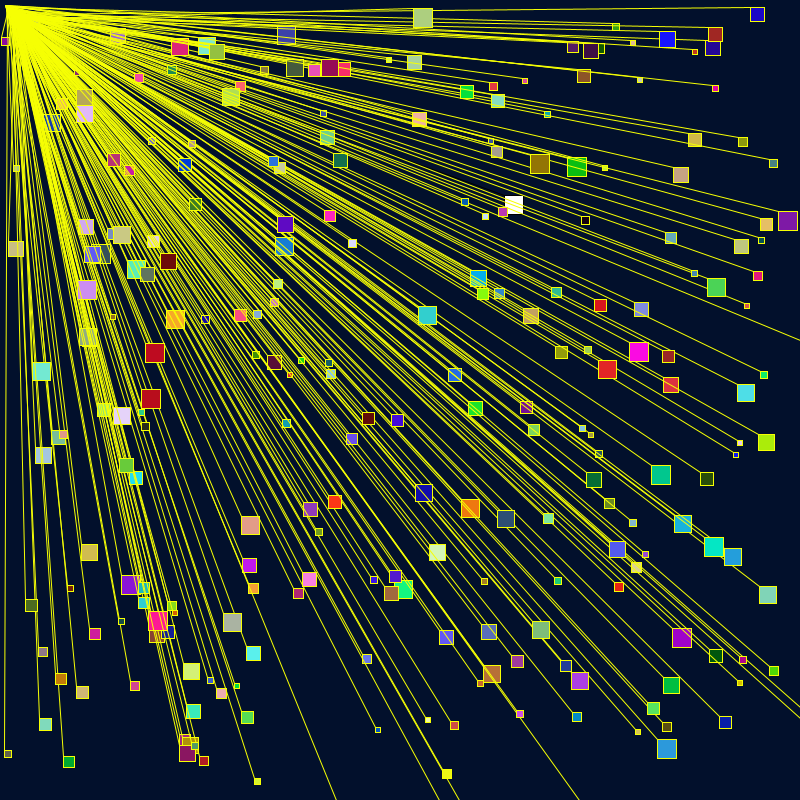
Frame 1 (no input)
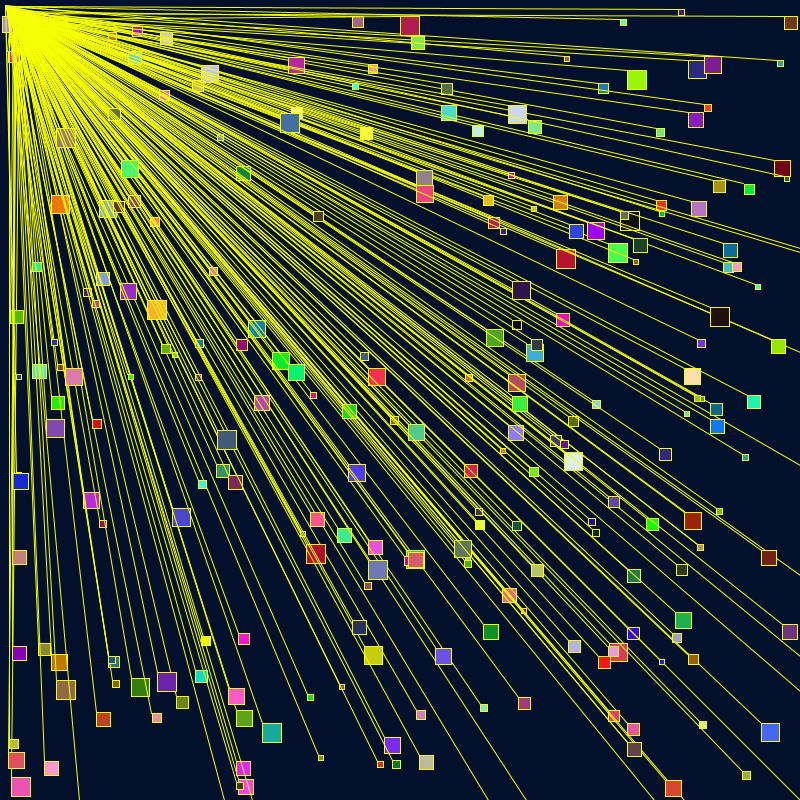
Frame 60 (the mouse pressed at the canvas centre just before this capture)
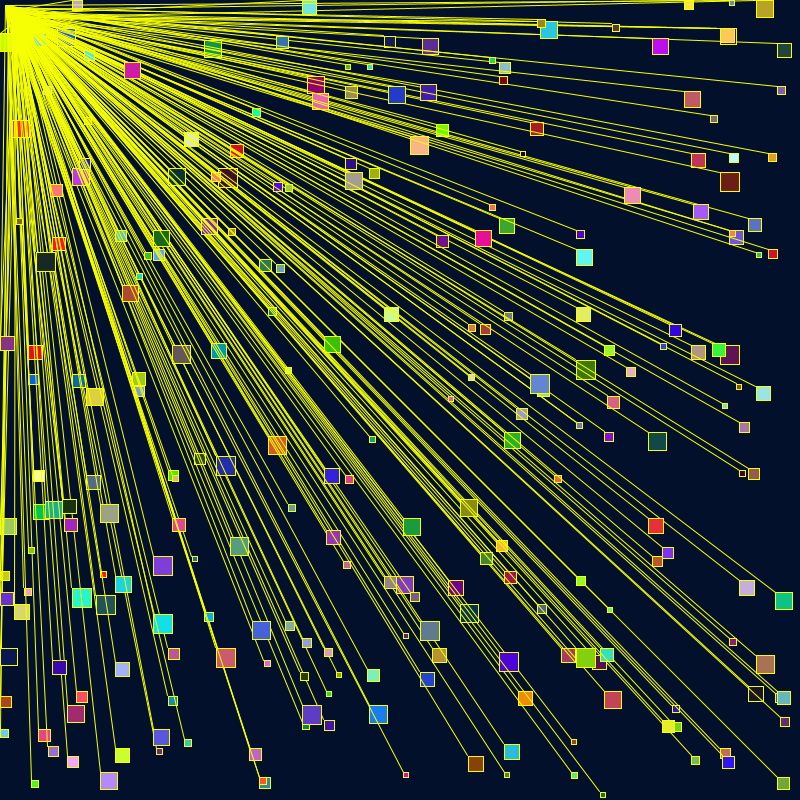
Frame 120 (the mouse held since frame 60 and released just before this capture)

The Processing sketch that drew these frames (run headless with seeded random() and noise(); from frame 60 on, the mouse is pressed at the canvas centre):

// Processing sketch: processing_42299
// ── processing_42299.pde

Squares[] a;

void setup()
{
  size(800, 800);
  smooth();
  //noStroke();
  fill(255);


  a = new Squares[250];
  for (int i=0; i<a.length; i++)
  {
    a[i] = new Squares();
    a[i].x = random(width);
    a[i].y = random(height);
    a[i].r = (int)random(5, 20);
    a[i].v = (int)random(5, 20);
  }
}

void draw()
{
  background(#02102C);
  for (int i=0; i<a.length; i++)
  {
    a[i].move();
    a[i].show();
  }
}

class Squares
{
  float x, y;
  int r, v;
  void show()
  {
    rect(x, y, r, r);
    line(x, y, r, r);
    fill (random(255),random(255),random(255));
    stroke (#F6FF03);
  }



  void move()
  {
    x += ( mouseX - width/5  ) * 0.01 * v;
    y += ( mouseY - height/5 ) * 0.01 * v;

    if (x > 800)
    {
      x = 0 ;
    }

    if (y > 800 )
    {
      y = 0;
    }

    if (x < 0)
    {
      x = 800;
    }

    if (y < 0)
    {
      y = 800;
    }
  }
}
